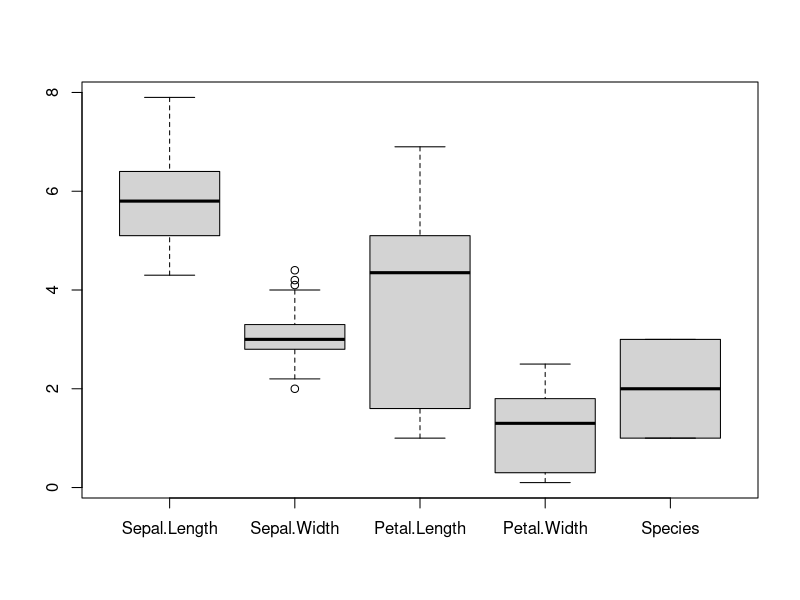

Write R code to recreate this figure.
dataset = iris
print(dataset)
boxplot(dataset)

out = boxplot.stats(dataset$Sepal.Width)$out
out
out_index = which(dataset$Sepal.Width %in% c(out)) 
print(out_index)

dataset$Sepal.Width[out_index] = NA
print(dataset$Sepal.Width)